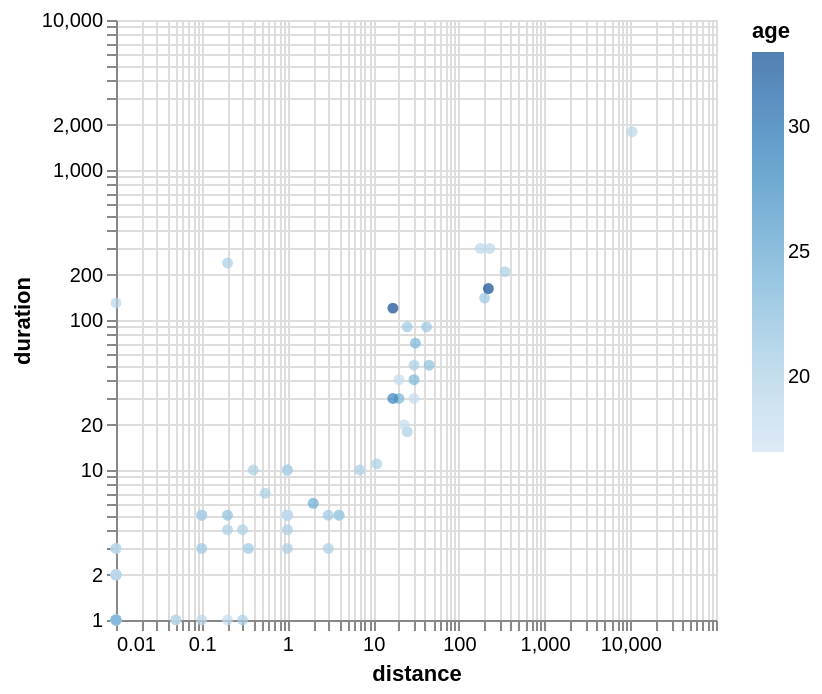

Notebook code cell kept with this figure:
### Markdown cell above
🚀 Exercise: Use an quantitative color scheme in a scatterplot in altair:

### Code cell
chart = alt.Chart(df).mark_circle().encode(
    x=alt.X("distance", scale=alt.Scale(type="log")),
    y=alt.Y("duration", scale=alt.Scale(type="log")),
    color="age:Q"
)
chart

### Figure 1 — Vega-Lite specification as saved in the notebook (floating-point values rounded to 4 significant figures)
{"config": {"view": {"continuousWidth": 300, "continuousHeight": 300}}, "data": {"name": "data-e4e822c26bd9f6ea724bd1555578a37a"}, "mark": {"type": "circle"}, "encoding": {"color": {"field": "age", "type": "quantitative"}, "x": {"field": "distance", "scale": {"type": "log"}, "type": "quantitative"}, "y": {"field": "duration", "scale": {"type": "log"}, "type": "quantitative"}}, "$schema": "https://vega.github.io/schema/vega-lite/v6.4.1.json", "datasets": {"data-e4e822c26bd9f6ea724bd1555578a37a": [{"age": 20, "distance": 11.0, "transportation": "Car", "duration": 11.0, "creative skills": "4", "languages": "German; English; Romanian; Italian", "hobbies": "Drawing", "distance_cat": "medium", "Creativity": "good", "speed": 60.0}, {"age": 21, "distance": 200.0, "transportation": "Car", "duration": 140.0, "creative skills": "3", "languages": "German; English; Polish", "hobbies": "work out", "distance_cat": "far far away", "Creativity": "medium", "speed": 85.71}, {"age": 23, "distance": 30.0, "transportation": "Mix", "duration": 40.0, "creative skills": "4", "languages": "German; English; vietnamese", "hobbies": "crochet; gaming; sewing; reading; doom scrolling", "distance_cat": "far", "Creativity": "good", "speed": 45.0}, {"age": 19, "distance": 178.0, "transportation": "Train", "duration": 300.0, "creative skills": "4", "languages": "Deutsch; Englisch; Spanisch", "hobbies": "Geschichte lernen", "distance_cat": "far far away", "Creativity": "good", "speed": 35.6}, {"age": 19, "distance": 0.01, "transportation": "Mix", "duration": 130.0, "creative skills": "4", "languages": "German; Italian; English", "hobbies": "listening to music", "distance_cat": "near", "Creativity": "good", "speed": 0.004615}, {"age": 20, "distance": 0.3, "transportation": "Walk", "duration": 1.0, "creative skills": "4", "languages": "German;English", "hobbies": "video games", "distance_cat": "near", "Creativity": "good", "speed": 18.0}, {"age": 18, "distance": 30.0, "transportation": "Car", "duration": 30.0, "creative skills": "4", "languages": "Deutsch; Englisch", "hobbies": "Lesen", "distance_cat": "far", "Creativity": "good", "speed": 60.0}, {"age": 19, "distance": 10500.0, "transportation": "Mix", "duration": 1800.0, "creative skills": "2", "languages": "Spanish; German; English", "hobbies": "sleeping; watching series", "distance_cat": "far far away", "Creativity": "some", "speed": 350.0}, {"age": 20, "distance": 0.55, "transportation": "Mix", "duration": 7.0, "creative skills": "4", "languages": "German; English; Programming Languages", "hobbies": "Dancing", "distance_cat": "near", "Creativity": "good", "speed": 4.714}, {"age": 20, "distance": 345.0, "transportation": "Car", "duration": 210.0, "creative skills": "2", "languages": "German; English", "hobbies": "Dancing", "distance_cat": "far far away", "Creativity": "some", "speed": 98.57}, {"age": 33, "distance": 221.0, "transportation": "Car", "duration": 162.0, "creative skills": "4", "languages": "German; English; Japanese", "hobbies": "Beeing Creative!", "distance_cat": "far far away", "Creativity": "good", "speed": 81.85}, {"age": 21, "distance": 0.01, "transportation": "Walk", "duration": 1.0, "creative skills": "4", "languages": "English; German; Romanian; Klingon", "hobbies": "Spaceships", "distance_cat": "near", "Creativity": "good", "speed": 0.6}, {"age": 20, "distance": 1.0, "transportation": "Walk", "duration": 10.0, "creative skills": "4", "languages": "German;English", "hobbies": "cooking", "distance_cat": "near", "Creativity": "good", "speed": 6.0}, {"age": 21, "distance": 1.0, "transportation": "Walk", "duration": 5.0, "creative skills": "4", "languages": "latin; English; German", "hobbies": "uni work", "distance_cat": "near", "Creativity": "good", "speed": 12.0}, {"age": 23, "distance": 0.01, "transportation": "Walk", "duration": 2.0, "creative skills": "4", "languages": "English, Polish, Spanish", "hobbies": "swimming ", "distance_cat": "near", "Creativity": "good", "speed": 0.3}, {"age": 22, "distance": 0.2, "transportation": "Walk", "duration": 5.0, "creative skills": "2", "languages": "Arabic, English", "hobbies": "Playing volleyball ", "distance_cat": "near", "Creativity": "some", "speed": 2.4}, {"age": 20, "distance": 1.0, "transportation": "Walk", "duration": 3.0, "creative skills": "1", "languages": "German, English", "hobbies": "Reading ", "distance_cat": "near", "Creativity": "not really", "speed": 20.0}, {"age": 19, "distance": 0.01, "transportation": "Walk", "duration": 2.0, "creative skills": "3", "languages": "Russian, Uzbek, German, Turkish, English", "hobbies": "Sleeping", "distance_cat": "near", "Creativity": "medium", "speed": 0.3}, {"age": 21, "distance": 0.01, "transportation": "Walk", "duration": 1.0, "creative skills": "5", "languages": "English, Farzi, Russian", "hobbies": "Swimming ", "distance_cat": "near", "Creativity": "very good", "speed": 0.6}, {"age": 20, "distance": 25.0, "transportation": "Car", "duration": 18.0, "creative skills": "3", "languages": "English, German, Hungarian", "hobbies": "Video games", "distance_cat": "far", "Creativity": "medium", "speed": 83.33}, {"age": 19, "distance": 0.01, "transportation": "Walk", "duration": 3.0, "creative skills": "3", "languages": "English, Romanian, Russian", "hobbies": "Driving car", "distance_cat": "near", "Creativity": "medium", "speed": 0.2}, {"age": 17, "distance": 0.01, "transportation": "Walk", "duration": 2.0, "creative skills": "5", "languages": "English, Russian, Latvian b2, German a2-b1", "hobbies": "Drawing, cosplay, crocheting, coming up with stories, walking, listening to my favourite podcast", "distance_cat": "near", "Creativity": "very good", "speed": 0.3}, {"age": 20, "distance": 1.0, "transportation": "Walk", "duration": 4.0, "creative skills": "4", "languages": "German, English", "hobbies": "Gym, Volleyball, Gaming", "distance_cat": "near", "Creativity": "good", "speed": 15.0}, {"age": 21, "distance": 0.35, "transportation": "Walk", "duration": 3.0, "creative skills": "2", "languages": "German, English", "hobbies": "reading", "distance_cat": "near", "Creativity": "some", "speed": 7.0}, {"age": 20, "distance": 0.2, "transportation": "Bus", "duration": 240.0, "creative skills": "1", "languages": "German, English", "hobbies": "horse riding, riding motorbike, gaming, sleeping", "distance_cat": "near", "Creativity": "not really", "speed": 0.05}, {"age": 20, "distance": 0.01, "transportation": "Walk", "duration": 1.0, "creative skills": "3", "languages": "Albanian , English, German", "hobbies": "Basketball ", "distance_cat": "near", "Creativity": "medium", "speed": 0.6}, {"age": 19, "distance": 1.0, "transportation": "Walk", "duration": 5.0, "creative skills": "3", "languages": "German, English", "hobbies": "Reading", "distance_cat": "near", "Creativity": "medium", "speed": 12.0}, {"age": 19, "distance": 0.1, "transportation": "Walk", "duration": 1.0, "creative skills": "4", "languages": "Russian, Finnish, English, German", "hobbies": "Ice skating ", "distance_cat": "near", "Creativity": "good", "speed": 6.0}, {"age": 21, "distance": 42.0, "transportation": "Mix", "duration": 90.0, "creative skills": "5", "languages": "German, English, turkish, Spanish", "hobbies": "Playing Video Games", "distance_cat": "far", "Creativity": "very good", "speed": 28.0}, {"age": 22, "distance": 0.01, "transportation": "Walk", "duration": 1.0, "creative skills": "2", "languages": "German, English", "hobbies": "Cooking ", "distance_cat": "near", "Creativity": "some", "speed": 0.6}, {"age": 20, "distance": 1.0, "transportation": "Walk", "duration": 10.0, "creative skills": "1", "languages": "German, English", "hobbies": "Programming, Gaming, Running", "distance_cat": "near", "Creativity": "not really", "speed": 6.0}, {"age": 23, "distance": 20.0, "transportation": "Bus", "duration": 30.0, "creative skills": "5", "languages": "German, English, Spanish", "hobbies": "Skiing ⛷️ ", "distance_cat": "medium", "Creativity": "very good", "speed": 40.0}, {"age": 19, "distance": 0.01, "transportation": "Walk", "duration": 2.0, "creative skills": "5", "languages": "German, English, Spanish, Italian", "hobbies": "Reading", "distance_cat": "near", "Creativity": "very good", "speed": 0.3}, {"age": 18, "distance": 23.0, "transportation": "Car", "duration": 20.0, "creative skills": "2", "languages": "English, Latin, German", "hobbies": "Gaming", "distance_cat": "far", "Creativity": "some", "speed": 69.0}, {"age": 20, "distance": 0.3, "transportation": "Car", "duration": 4.0, "creative skills": "5", "languages": "German, English", "hobbies": "gaming, anime", "distance_cat": "near", "Creativity": "very good", "speed": 4.5}, {"age": 19, "distance": 229.0, "transportation": "Train", "duration": 300.0, "creative skills": "3", "languages": "German, English, French, Tagalog, Russian", "hobbies": "Chess", "distance_cat": "far far away", "Creativity": "medium", "speed": 45.8}, {"age": 33, "distance": 17.0, "transportation": "Bus", "duration": 120.0, "creative skills": "3", "languages": "Urdu, Punjabi, Hindi, Arabic, English, Kashmiri", "hobbies": "Listen Music ", "distance_cat": "medium", "Creativity": "medium", "speed": 8.5}, {"age": 28, "distance": 17.0, "transportation": "Mix", "duration": 30.0, "creative skills": "3", "languages": "English, Hausa, pidgin English,", "hobbies": "football, watching football, movies and playing football", "distance_cat": "medium", "Creativity": "medium", "speed": 34.0}, {"age": 21, "distance": 25.0, "transportation": "Mix", "duration": 90.0, "creative skills": "3", "languages": "Kurdish, Persian, English", "hobbies": "Reading", "distance_cat": "far", "Creativity": "medium", "speed": 16.67}, {"age": 18, "distance": 20.0, "transportation": "Mix", "duration": 40.0, "creative skills": "4", "languages": "German, English, Sinhala", "hobbies": "Photography", "distance_cat": "medium", "Creativity": "good", "speed": 30.0}, {"age": 19, "distance": 0.01, "transportation": "Walk", "duration": 2.0, "creative skills": "4", "languages": "Hungarian, English, German", "hobbies": "cycling", "distance_cat": "near", "Creativity": "good", "speed": 0.3}, {"age": 24, "distance": 2.0, "transportation": "Bus", "duration": 6.0, "creative skills": "4", "languages": "English, Hindi, German", "hobbies": "Video Games", "distance_cat": "near", "Creativity": "good", "speed": 20.0}, {"age": 19, "distance": 0.01, "transportation": "Walk", "duration": 2.0, "creative skills": "3", "languages": "English, German", "hobbies": "Volleyball", "distance_cat": "near", "Creativity": "medium", "speed": 0.3}, {"age": 19, "distance": 0.01, "transportation": "On Walk", "duration": 1.0, "creative skills": "3", "languages": "English, Lithuanian, Russian, German", "hobbies": "Reading", "distance_cat": "near", "Creativity": "medium", "speed": 0.6}, {"age": 23, "distance": 31.1, "transportation": "Mix", "duration": 70.0, "creative skills": "3", "languages": "English, German, Yoruba, French", "hobbies": "Baking", "distance_cat": "far", "Creativity": "medium", "speed": 26.66}, {"age": 20, "distance": 0.01, "transportation": "Walk", "duration": 1.0, "creative skills": "2", "languages": "German, English, bit of Spanish", "hobbies": "Skiing", "distance_cat": "near", "Creativity": "some", "speed": 0.6}, {"age": 18, "distance": 0.2, "transportation": "Walk", "duration": 1.0, "creative skills": "2", "languages": "German, English, Spanish, Catalan", "hobbies": "Traveling", "distance_cat": "near", "Creativity": "some", "speed": 12.0}, {"age": 20, "distance": 3.0, "transportation": "Car", "duration": 3.0, "creative skills": "3", "languages": "German, English", "hobbies": "Darts", "distance_cat": "near", "Creativity": "medium", "speed": 60.0}, {"age": 20, "distance": 4.0, "transportation": "Car", "duration": 5.0, "creative skills": "3", "languages": "German, English", "hobbies": "reading", "distance_cat": "near", "Creativity": "medium", "speed": 48.0}, {"age": 21, "distance": 4.0, "transportation": "Car", "duration": 5.0, "creative skills": "2", "languages": "German, English", "hobbies": "gym", "distance_cat": "near", "Creativity": "some", "speed": 48.0}, {"age": 19, "distance": 0.01, "transportation": "Walk", "duration": 1.0, "creative skills": "5", "languages": "English, Hindi, Urdu, Bengali", "hobbies": "Vibecoding stuff", "distance_cat": "near", "Creativity": "very good", "speed": 0.6}, {"age": 18, "distance": 1.0, "transportation": "Walk", "duration": 5.0, "creative skills": "3", "languages": "English, georgian", "hobbies": "reading", "distance_cat": "near", "Creativity": "medium", "speed": 12.0}, {"age": 20, "distance": 0.2, "transportation": "Walk", "duration": 4.0, "creative skills": "3", "languages": "English", "hobbies": "Table Tennis", "distance_cat": "near", "Creativity": "medium", "speed": 3.0}, {"age": 21, "distance": 0.1, "transportation": "Walk", "duration": 3.0, "creative skills": "4", "languages": "English, Turkish", "hobbies": "Photography", "distance_cat": "near", "Creativity": "good", "speed": 2.0}, {"age": 22, "distance": 45.0, "transportation": "Car", "duration": 50.0, "creative skills": "4", "languages": "English,German,Arabic", "hobbies": "Swimming,Biking,Bouldering,Dancing", "distance_cat": "far", "Creativity": "good", "speed": 54.0}, {"age": 20, "distance": 7.0, "transportation": "Car", "duration": 10.0, "creative skills": "3", "languages": "German, English", "hobbies": "Art", "distance_cat": "near", "Creativity": "medium", "speed": 42.0}, {"age": 19, "distance": 0.05, "transportation": "On Walk", "duration": 1.0, "creative skills": "5", "languages": "Serbian, English, Croatian, Bosnian, Montenegro, Macedonian", "hobbies": "Gaming", "distance_cat": "near", "Creativity": "very good", "speed": 3.0}, {"age": 21, "distance": 0.1, "transportation": "Walk", "duration": 5.0, "creative skills": "3", "languages": "English, Bulgarian, German", "hobbies": "Movies", "distance_cat": "near", "Creativity": "medium", "speed": 1.2}, {"age": 18, "distance": 0.01, "transportation": "Walk", "duration": 1.0, "creative skills": "5", "languages": "Englishfluent, Hindimother tongue, Germanlearning B1 level", "hobbies": "Football, Reading", "distance_cat": "near", "Creativity": "very good", "speed": 0.6}, {"age": 24, "distance": 0.01, "transportation": "Walk", "duration": 1.0, "creative skills": "4", "languages": "Russian,English,Turkish,Azerbaijani,German", "hobbies": "Reading Manga", "distance_cat": "near", "Creativity": "good", "speed": 0.6}, {"age": 20, "distance": 0.4, "transportation": "Walk", "duration": 10.0, "creative skills": "3", "languages": "German, English", "hobbies": "volleyball", "distance_cat": "near", "Creativity": "medium", "speed": 2.4}, {"age": 20, "distance": 30.0, "transportation": "Bus", "duration": 50.0, "creative skills": "4", "languages": "Englisch,  Spanish", "hobbies": "Videogames", "distance_cat": "far", "Creativity": "good", "speed": 36.0}, {"age": 20, "distance": 0.1, "transportation": "Walk", "duration": 5.0, "creative skills": "4", "languages": "Albanian, English", "hobbies": "playing the violin", "distance_cat": "near", "Creativity": "good", "speed": 1.2}, {"age": 19, "distance": 0.01, "transportation": "Walk", "duration": 3.0, "creative skills": "4", "languages": "Serbian, English, a little German", "hobbies": "painting", "distance_cat": "near", "Creativity": "good", "speed": 0.2}, {"age": 21, "distance": 3.0, "transportation": "Car", "duration": 5.0, "creative skills": "3", "languages": "German,English", "hobbies": "working out", "distance_cat": "near", "Creativity": "medium", "speed": 36.0}, {"age": 19, "distance": 0.05, "transportation": "Walk", "duration": 1.0, "creative skills": "4", "languages": "Serbian, Croatian, Bosnian, Montenegrin, English and a little bit of German", "hobbies": "football", "distance_cat": "near", "Creativity": "good", "speed": 3.0}]}}
